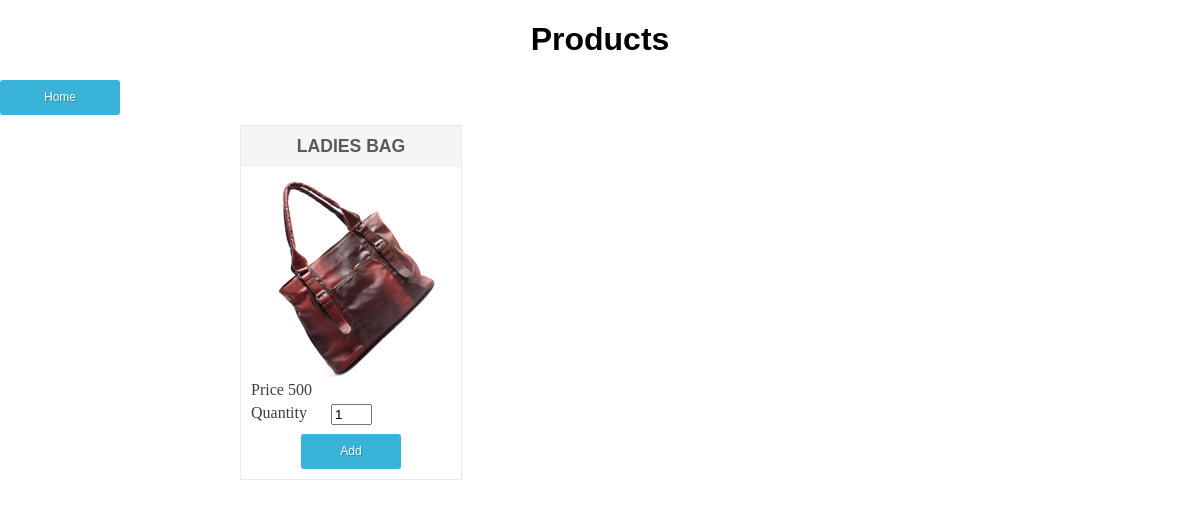
Page /products.php?cat_id=1 on the committed database.
### tables this page shows
CREATE TABLE IF NOT EXISTS `tbl_products` (
  `pro_id` int(100) NOT NULL,
  `pro_name` varchar(100) NOT NULL,
  `pro_catagore` varchar(100) NOT NULL,
  `pro_img` varchar(255) NOT NULL,
  `pro_price` int(100) NOT NULL,
  `pro_keyword` varchar(100) NOT NULL,
  `pro_status` enum('unavailable','available') NOT NULL
);

### products.php (the view, shortened to what this page needs)
<?php
include_once("config.php");
$current_url = urlencode($url="http://".$_SERVER['HTTP_HOST'].$_SERVER['REQUEST_URI']);
?>
<!DOCTYPE html>
<html>
<head>
<link href="style/style.css" rel="stylesheet" type="text/css">
</head>
<body>
<h1 align="center">Products </h1>
<a href="index.php" class="button" align="left">Home</a>
<?php
$id =$_GET['cat_id'];
$results = $mysqli->query("SELECT pro_id,pro_name,pro_img, pro_price FROM tbl_products WHERE pro_catagore = $id  ORDER BY pro_id ASC");
if($results)
{
$products_item = '<ul class="products">';
while($obj = $results->fetch_object())
{
$products_item .= <<<EOT
	<li class="product">
	<form method="post" action="cart_update.php">
	<div class="product-content"><h3>{$obj->pro_name}</h3>
	<div class="product-thumb"><img src="admin/photo/{$obj->pro_img}" width="200" height="200" /></div>
	<div class="product-info">
	Price {$obj->pro_price}
	<fieldset>
	<label>
		<span>Quantity</span>
		<input type="text" size="2" maxlength="2" name="pro_qty" value="1" />
	</label>
	</fieldset>
	<input type="hidden" name="pro_id" value="{$obj->pro_id}" />
	<input type="hidden" name="type" value="add" />
	<input type="hidden" name="return_url" value="{$current_url}" />
	<div align="center"><button type="submit" class="add_to_cart">Add</button></div>
	</div></div>
	</form>
	</li>
EOT;
}
$products_item .= '</ul>';
echo $products_item;
}
?>
</body>
</html>

### style/style.css (style rules this page uses)
body { margin: 0px; padding: 0px; font-family: Georgia, "Times New Roman", Times, serif; }
h1, h2, h3 { font-family: "Trebuchet MS", Arial, Helvetica, sans-serif; }
ul.products { padding: 0; margin: 0; max-width: 740px; margin-left: auto; margin-right: auto; }
ul.products li { display: inline-block; max-width: 200px; padding: 10px; background-color: #FFFFFF; margin: 10px; border: 1px solid #EAEAEA; color: #3D3D3D; }
ul.products li h3 { margin: -10px -10px 10px -10px; padding: 10px; text-align: center; background-color: #F5F5F5; font-family: "Trebuchet MS", Arial, Helvetica, sans-serif; font-size: 1.1em; color: #5A5A5A; }
ul.products li fieldset { border: none; padding: 5px 5px 5px 0px; margin: 0; }
ul.products li fieldset label { display:block; margin-bottom: 4px; }
ul.products li fieldset label span { width: 80px; float: left; }
button, .button { background-color: #39b3d7; min-width: 100px; border: none; padding: 10px; display: inline-block; text-align: center; cursor: pointer; text-decoration: none; color: #FFF; min-height: 15px; font: 12px/15px Arial, Helvetica, sans-serif; text-shadow: 1px 1px 1px rgba(0, 0, 0, 0.26); border-radius: 3px; }
.product-thumb { text-align:center; }

### rows in the picture
tbl_products: pro_name "LADIES BAG", pro_img (picture), pro_price "500"
